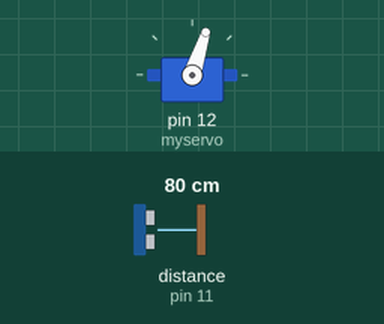
The sketch below on a simulated Arduino Uno, built with avr-gcc and run on an emulated ATmega328P. Parts: servo. Wiring (inferred from the names in the program): ultrasonic range finder: trigger pin 10; echo pin 11. The test bench sets the inputs (shaded band); at power-on: distance to the obstacle (sensor on pin 11) 80 cm. The echo pulse lasts 58.3 µs per cm; what the sketch prints to the serial monitor is not drawn.

Above: at 1.2 s.
1.3 s: distance to the obstacle (sensor on pin 11) set to 2 cm
At 1.8 s:
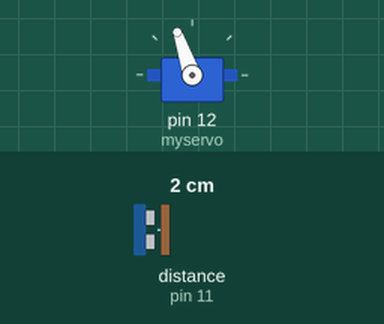
4.3 s: distance to the obstacle (sensor on pin 11) set to 250 cm
At 5.81 s:
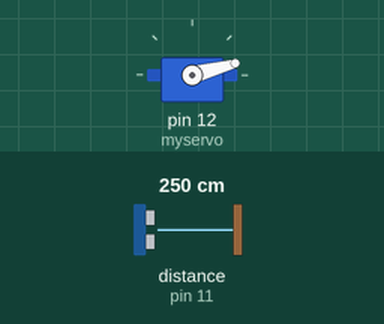
7.3 s: distance to the obstacle (sensor on pin 11) set to 9 cm
Timing chart, 0 to 16.3 s (numbered marks = the images above; inputs shaded):
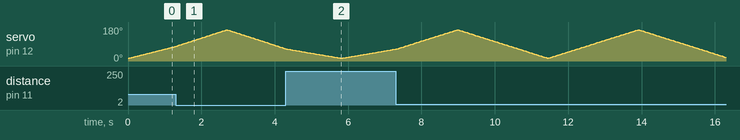

The sketch:

sonarRadar.ino
```cpp
#include<Servo.h> //biblioteca necesara pentru a controla un servomotor

#define trigPin 10 //pinul conectat la pinul de trimitere (TRIG) al senzorului
#define echoPin 11 // pinul conectat la pinul de recepție (ECHO) al senzorului

long duration; //durata timpului între trimiterea și primirea semnalului
int distance ; //distanța calculată în centimetri

Servo myservo;

int calculateDistance()
{
  digitalWrite(trigPin,LOW); //seteaza pinul trigPin la nivel scazut (LOW), pregatindu-l pentru a trimite semnalul
  delayMicroseconds(2); //ne asiguram ca semnalul de trimitere este stabilit la nivel scazut înainte de a-l face sa creasca
  digitalWrite(trigPin,HIGH); ///trimite semnalul
  delayMicroseconds(10); //durata în care semnalul este transmis
  digitalWrite(trigPin,LOW); // se termina trimiterea semnalului
  duration = pulseIn(echoPin, HIGH); //durata timpului în care semnalul de intoarcere (ECHO) este la nivel inalt (HIGH)
  //aceasta durata este proportionala cu timpul necesar pentru ca semnalul sa se intoarca de la obiectul detectat
  distance = duration*0.034/2;
  //formula este derivata din viteza ultrasunetelor în aer (aproximativ 0.034 cm/microsecunda) si
  //faptul ca semnalul parcurge distanta de intoarcere de doua ori (dus-intors)
  return distance;
}

void setup() //inițializare Arduino
{
  pinMode(trigPin , OUTPUT); //seteaza pinul trigPin ca iesire pentru a trimite semnalul
  pinMode(echoPin, INPUT); //seteaza pinul echoPin ca intrare pentru a citi semnalul de intoarcere
  myservo.attach(12); //ataseaza pinul de control la pinul 11
  Serial.begin(9600); //initializeaza comunicarea seriala la o rata de transfer de 9600 de biti pe secunda
}

void loop()
{
 int i ;// pozitia servomotorului de la 15 la 165 grade in sensul acelor de ceasornic
 for (i=15; i<=165; i++) // spre dreapta
 {
  myservo.write(i);//seteaza unghiul servomotorului la valoarea i
  delay(15); //asteapta 15 milisecunde pentru ca servomotorul sa ajunga la noua pozitie
  calculateDistance();
  Serial.print(i);
  Serial.print(",");
  Serial.print(distance);
  Serial.print(".");
 }
 for(i=165; i>=15; i--) // spre stanga
 {
  myservo.write(i);
  delay(15);
  calculateDistance();
  Serial.print(i); //valoarea unghiului
  Serial.print(",");
  Serial.print(distance);
  Serial.print(".");
 }
}
```
